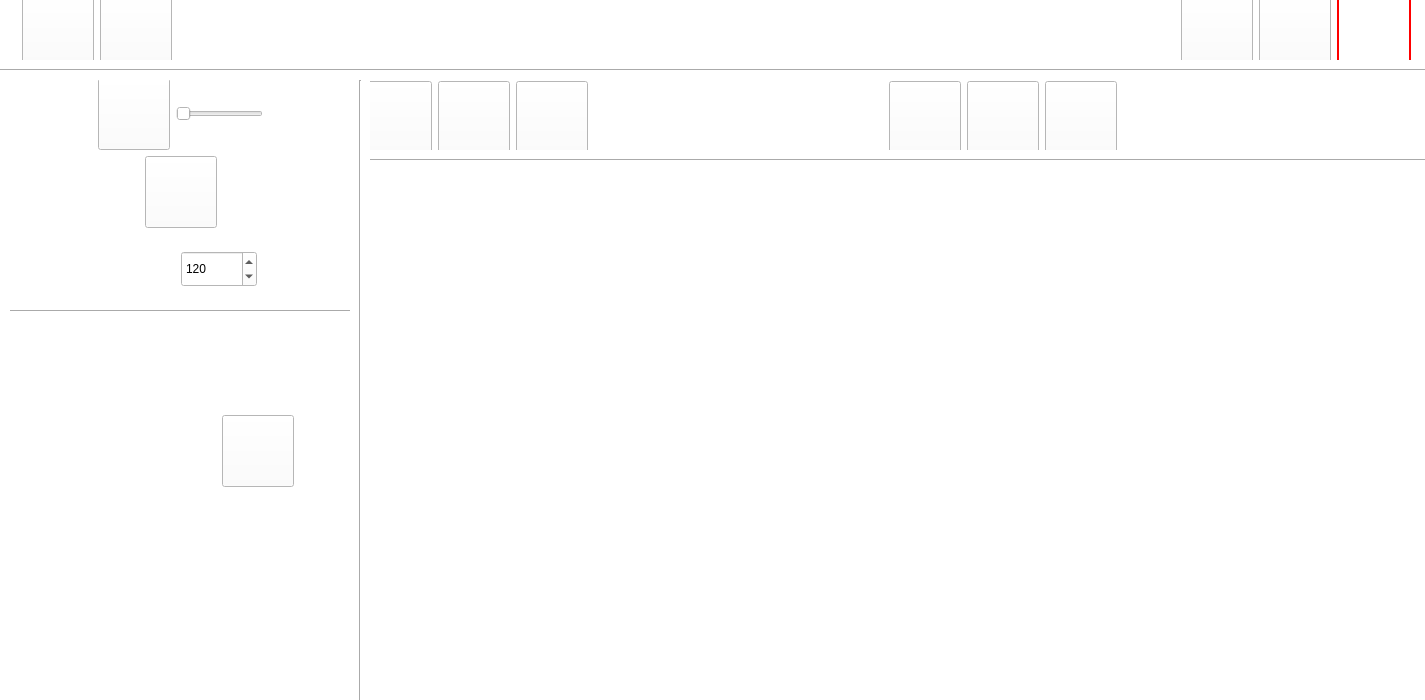
<?xml version="1.0" encoding="UTF-8"?>
<ui version="4.0">
 <class>FenEdition</class>
 <widget class="QWidget" name="FenEdition">
  <property name="geometry">
   <rect>
    <x>0</x>
    <y>0</y>
    <width>1425</width>
    <height>700</height>
   </rect>
  </property>
  <property name="windowTitle">
   <string>Fenêtre édition - DrumMastery</string>
  </property>
  <property name="styleSheet">
   <string notr="true">QWidget
{
background-color : white;
}</string>
  </property>
  <widget class="QWidget" name="verticalLayoutWidget">
   <property name="geometry">
    <rect>
     <x>10</x>
     <y>-10</y>
     <width>1401</width>
     <height>76</height>
    </rect>
   </property>
   <layout class="QHBoxLayout" name="horizontalLayout">
    <item>
     <widget class="Line" name="line">
      <property name="orientation">
       <enum>Qt::Horizontal</enum>
      </property>
     </widget>
    </item>
    <item>
     <widget class="Line" name="line_4">
      <property name="orientation">
       <enum>Qt::Horizontal</enum>
      </property>
     </widget>
    </item>
    <item>
     <widget class="QPushButton" name="annuler">
      <property name="styleSheet">
       <string notr="true">QPushButton
{
border-image : url(:/images/MesImages/annuler.png) 0 0 0 0 stretch stretch;
border-width : 0px;
background-position : center;
min-width : 70px;
max-width : 70px;
min-height : 70px;
max-height : 70px;
color : transparent;
}</string>
      </property>
      <property name="text">
       <string>Play</string>
      </property>
     </widget>
    </item>
    <item>
     <widget class="QPushButton" name="retablir">
      <property name="styleSheet">
       <string notr="true">QPushButton
{
border-image : url(:/images/MesImages/retablir.png) 0 0 0 0 stretch stretch;
border-width : 0px;
background-position : center;
min-width : 70px;
max-width : 70px;
min-height : 70px;
max-height : 70px;
color : transparent;
}</string>
      </property>
      <property name="text">
       <string>Play</string>
      </property>
     </widget>
    </item>
    <item>
     <spacer name="horizontalSpacer">
      <property name="orientation">
       <enum>Qt::Horizontal</enum>
      </property>
      <property name="sizeHint" stdset="0">
       <size>
        <width>40</width>
        <height>20</height>
       </size>
      </property>
     </spacer>
    </item>
    <item>
     <widget class="QPushButton" name="boutonRetourArriere">
      <property name="styleSheet">
       <string notr="true">QPushButton
{
border-image : url(:/images/MesImages/retour_arriere.png) 0 0 0 0 stretch stretch;
border-width : 0px;
background-position : center;
min-width : 70px;
max-width : 70px;
min-height : 70px;
max-height : 70px;
color : transparent;
}</string>
      </property>
      <property name="text">
       <string>PushButton</string>
      </property>
     </widget>
    </item>
    <item>
     <widget class="QPushButton" name="boutonLangueFr">
      <property name="styleSheet">
       <string notr="true">QPushButton
{
border-image : url(:/images/MesImages/Fr.png) 0 0 0 0 stretch stretch;
border-width : 0px;
background-position : center;
min-width : 70px;
max-width :70px;
min-height : 70px;
max-height : 70px;
color : transparent;
}</string>
      </property>
      <property name="text">
       <string>PushButton</string>
      </property>
     </widget>
    </item>
    <item>
     <widget class="QPushButton" name="boutonAide">
      <property name="styleSheet">
       <string notr="true">QPushButton
{
border-image : url(:/images/MesImages/Aide.png) 0 0 0 0 stretch stretch;
border-width : 2px;
background-position : center;
min-width : 70px;
max-width : 70px;
min-height : 70px;
max-height : 70px;
color : transparent;
border-color : red;
border-style : solid;
}</string>
      </property>
      <property name="text">
       <string>PushButton</string>
      </property>
     </widget>
    </item>
   </layout>
  </widget>
  <widget class="QWidget" name="horizontalLayoutWidget">
   <property name="geometry">
    <rect>
     <x>360</x>
     <y>80</y>
     <width>1051</width>
     <height>74</height>
    </rect>
   </property>
   <layout class="QHBoxLayout" name="horizontalLayout_2">
    <item>
     <widget class="QPushButton" name="boutonPlayPause">
      <property name="styleSheet">
       <string notr="true">QPushButton
{
border-image : url(:/images/MesImages/playoff.png) 0 0 0 0 stretch stretch;
border-width : 0px;
background-position : center;
min-width : 70px;
max-width : 70px;
min-height : 70px;
max-height : 70px;
color : transparent;
}</string>
      </property>
      <property name="text">
       <string>Play</string>
      </property>
     </widget>
    </item>
    <item>
     <widget class="QPushButton" name="record">
      <property name="styleSheet">
       <string notr="true">QPushButton
{
border-image : url(:/images/MesImages/plyoff.png) 0 0 0 0 stretch stretch;
border-width : 0px;
background-position : center;
min-width : 70px;
max-width : 70px;
min-height : 70px;
max-height : 70px;
color : transparent;
}</string>
      </property>
      <property name="text">
       <string>Play</string>
      </property>
     </widget>
    </item>
    <item>
     <widget class="QPushButton" name="stop">
      <property name="styleSheet">
       <string notr="true">QPushButton
{
border-image : url(:/images/MesIages/playoff.png) 0 0 0 0 stretch stretch;
border-width : 0px;
background-position : center;
min-width : 70px;
max-width : 70px;
min-height : 70px;
max-height : 70px;
color : transparent;
}</string>
      </property>
      <property name="text">
       <string>Play</string>
      </property>
     </widget>
    </item>
    <item>
     <spacer name="horizontalSpacer_24">
      <property name="orientation">
       <enum>Qt::Horizontal</enum>
      </property>
      <property name="sizeHint" stdset="0">
       <size>
        <width>40</width>
        <height>20</height>
       </size>
      </property>
     </spacer>
    </item>
    <item>
     <widget class="QPushButton" name="nouveau">
      <property name="styleSheet">
       <string notr="true">QPushButton
{
border-image : url(:/images/MesImages/nouveau.png) 0 0 0 0 stretch stretch;
border-width : 0px;
background-position : center;
min-width : 70px;
max-width : 70px;
min-height : 70px;
max-height : 70px;
color : transparent;
}</string>
      </property>
      <property name="text">
       <string>PushButton</string>
      </property>
     </widget>
    </item>
    <item>
     <widget class="QPushButton" name="ouvrirExploreur">
      <property name="styleSheet">
       <string notr="true">QPushButton
{
border-image : url(:/images/MesImages/ouvrir.png) 0 0 0 0 stretch stretch;
border-width : 0px;
background-position : center;
min-width : 70px;
max-width : 70px;
min-height : 70px;
max-height : 70px;
color : transparent;
}</string>
      </property>
      <property name="text">
       <string>PushButton</string>
      </property>
     </widget>
    </item>
    <item>
     <widget class="QPushButton" name="pushButton">
      <property name="styleSheet">
       <string notr="true">QPushButton
{
border-image : url(:/images/MesImages/save.png) 0 0 0 0 stretch stretch;
border-width : 0px;
background-position : center;
min-width : 70px;
max-width : 70px;
min-height : 70px;
max-height : 70px;
color : transparent;
}</string>
      </property>
      <property name="text">
       <string>PushButton</string>
      </property>
     </widget>
    </item>
    <item>
     <spacer name="horizontalSpacer_2">
      <property name="orientation">
       <enum>Qt::Horizontal</enum>
      </property>
      <property name="sizeHint" stdset="0">
       <size>
        <width>40</width>
        <height>20</height>
       </size>
      </property>
     </spacer>
    </item>
   </layout>
  </widget>
  <widget class="QWidget" name="verticalLayoutWidget_2">
   <property name="geometry">
    <rect>
     <x>10</x>
     <y>78</y>
     <width>341</width>
     <height>601</height>
    </rect>
   </property>
   <layout class="QVBoxLayout" name="verticalLayout">
    <item>
     <layout class="QHBoxLayout" name="horizontalLayout_3">
      <item>
       <spacer name="horizontalSpacer_21">
        <property name="orientation">
         <enum>Qt::Horizontal</enum>
        </property>
        <property name="sizeHint" stdset="0">
         <size>
          <width>40</width>
          <height>20</height>
         </size>
        </property>
       </spacer>
      </item>
      <item>
       <widget class="QPushButton" name="boutonSonOn">
        <property name="styleSheet">
         <string notr="true">QPushButton
{
border-image : url(:/images/MesImages/volume.png) 0 0 0 0 stretch stretch;
border-width : 0px;
background-position : center;
min-width : 70px;
max-width :70px;
min-height : 70px;
max-height : 70px;
color : transparent;
}</string>
        </property>
        <property name="text">
         <string>son_on</string>
        </property>
       </widget>
      </item>
      <item>
       <widget class="QSlider" name="horizontalSlider">
        <property name="orientation">
         <enum>Qt::Horizontal</enum>
        </property>
       </widget>
      </item>
      <item>
       <spacer name="horizontalSpacer_3">
        <property name="orientation">
         <enum>Qt::Horizontal</enum>
        </property>
        <property name="sizeHint" stdset="0">
         <size>
          <width>40</width>
          <height>20</height>
         </size>
        </property>
       </spacer>
      </item>
     </layout>
    </item>
    <item>
     <layout class="QHBoxLayout" name="horizontalLayout_4">
      <item>
       <spacer name="horizontalSpacer_20">
        <property name="orientation">
         <enum>Qt::Horizontal</enum>
        </property>
        <property name="sizeHint" stdset="0">
         <size>
          <width>40</width>
          <height>20</height>
         </size>
        </property>
       </spacer>
      </item>
      <item>
       <widget class="QPushButton" name="boutonMetronome">
        <property name="styleSheet">
         <string notr="true">QPushButton
{
border-image : url(:/images/MesImages/metronome_on.png) 0 0 0 0 stretch stretch;
border-width : 0px;
background-position : center;
min-width : 70px;
max-width : 70px;
min-height : 70px;
max-height : 70px;
color : transparent;
}</string>
        </property>
        <property name="text">
         <string>PushButton</string>
        </property>
       </widget>
      </item>
      <item>
       <spacer name="horizontalSpacer_4">
        <property name="orientation">
         <enum>Qt::Horizontal</enum>
        </property>
        <property name="sizeHint" stdset="0">
         <size>
          <width>40</width>
          <height>20</height>
         </size>
        </property>
       </spacer>
      </item>
     </layout>
    </item>
    <item>
     <layout class="QHBoxLayout" name="horizontalLayout_9">
      <item>
       <spacer name="horizontalSpacer_23">
        <property name="orientation">
         <enum>Qt::Horizontal</enum>
        </property>
        <property name="sizeHint" stdset="0">
         <size>
          <width>40</width>
          <height>20</height>
         </size>
        </property>
       </spacer>
      </item>
      <item>
       <widget class="QLabel" name="tempo">
        <property name="styleSheet">
         <string notr="true">QLabel
{
border-image : url(:/images/MesImages/tempo.png) 0 0 0 0 stretch stretch;
border-width : 0px;
background-position : center;
min-width : 70px;
max-width : 70px;
min-height : 70px;
max-height : 70px;
color : transparent;
}</string>
        </property>
        <property name="text">
         <string/>
        </property>
        <property name="pixmap">
         <pixmap resource="ressources.qrc">:/images/MesImages/tempo.png</pixmap>
        </property>
       </widget>
      </item>
      <item>
       <widget class="QSpinBox" name="spinBox">
        <property name="styleSheet">
         <string notr="true">QSpinBox
{
min-width : 70px;
max-width : 70px;
min-height : 30px;
max-height : 30px;
}</string>
        </property>
        <property name="minimum">
         <number>60</number>
        </property>
        <property name="maximum">
         <number>200</number>
        </property>
        <property name="value">
         <number>120</number>
        </property>
       </widget>
      </item>
      <item>
       <spacer name="horizontalSpacer_22">
        <property name="orientation">
         <enum>Qt::Horizontal</enum>
        </property>
        <property name="sizeHint" stdset="0">
         <size>
          <width>40</width>
          <height>20</height>
         </size>
        </property>
       </spacer>
      </item>
     </layout>
    </item>
    <item>
     <widget class="Line" name="line_5">
      <property name="orientation">
       <enum>Qt::Horizontal</enum>
      </property>
     </widget>
    </item>
    <item>
     <layout class="QHBoxLayout" name="horizontalLayout_5">
      <item>
       <spacer name="horizontalSpacer_5">
        <property name="orientation">
         <enum>Qt::Horizontal</enum>
        </property>
        <property name="sizeHint" stdset="0">
         <size>
          <width>40</width>
          <height>20</height>
         </size>
        </property>
       </spacer>
      </item>
      <item>
       <widget class="QLabel" name="blanche">
        <property name="text">
         <string/>
        </property>
        <property name="pixmap">
         <pixmap resource="ressources.qrc">:/notes/MesNotes/blanche.gif</pixmap>
        </property>
       </widget>
      </item>
      <item>
       <spacer name="horizontalSpacer_7">
        <property name="orientation">
         <enum>Qt::Horizontal</enum>
        </property>
        <property name="sizeHint" stdset="0">
         <size>
          <width>40</width>
          <height>20</height>
         </size>
        </property>
       </spacer>
      </item>
      <item>
       <widget class="QLabel" name="noire">
        <property name="enabled">
         <bool>true</bool>
        </property>
        <property name="text">
         <string/>
        </property>
        <property name="pixmap">
         <pixmap resource="ressources.qrc">:/notes/MesNotes/noire.gif</pixmap>
        </property>
       </widget>
      </item>
      <item>
       <spacer name="horizontalSpacer_6">
        <property name="orientation">
         <enum>Qt::Horizontal</enum>
        </property>
        <property name="sizeHint" stdset="0">
         <size>
          <width>40</width>
          <height>20</height>
         </size>
        </property>
       </spacer>
      </item>
     </layout>
    </item>
    <item>
     <layout class="QHBoxLayout" name="horizontalLayout_6">
      <item>
       <spacer name="horizontalSpacer_8">
        <property name="orientation">
         <enum>Qt::Horizontal</enum>
        </property>
        <property name="sizeHint" stdset="0">
         <size>
          <width>40</width>
          <height>20</height>
         </size>
        </property>
       </spacer>
      </item>
      <item>
       <widget class="QLabel" name="doubleCroche">
        <property name="text">
         <string/>
        </property>
        <property name="pixmap">
         <pixmap resource="ressources.qrc">:/notes/MesNotes/double-croche.gif</pixmap>
        </property>
       </widget>
      </item>
      <item>
       <spacer name="horizontalSpacer_10">
        <property name="orientation">
         <enum>Qt::Horizontal</enum>
        </property>
        <property name="sizeHint" stdset="0">
         <size>
          <width>40</width>
          <height>20</height>
         </size>
        </property>
       </spacer>
      </item>
      <item>
       <widget class="QLabel" name="croche">
        <property name="styleSheet">
         <string notr="true">QLabel
{
height : 200px;
}</string>
        </property>
        <property name="text">
         <string/>
        </property>
        <property name="pixmap">
         <pixmap resource="ressources.qrc">:/notes/MesNotes/croche.gif</pixmap>
        </property>
       </widget>
      </item>
      <item>
       <spacer name="horizontalSpacer_11">
        <property name="orientation">
         <enum>Qt::Horizontal</enum>
        </property>
        <property name="sizeHint" stdset="0">
         <size>
          <width>40</width>
          <height>20</height>
         </size>
        </property>
       </spacer>
      </item>
      <item>
       <widget class="QLabel" name="tripleCroche">
        <property name="text">
         <string/>
        </property>
        <property name="pixmap">
         <pixmap>:/notes/MesNotes/triple-croche.png</pixmap>
        </property>
       </widget>
      </item>
      <item>
       <widget class="QPushButton" name="pushButton_3">
        <property name="styleSheet">
         <string notr="true">QPushButton
{
border-image : url(:/notes/MesNotes/tripleCroche.jpg) 0 0 0 0 stretch stretch;
border-width : 0px;
background-position : center;
min-width : 70px;
max-width : 70px;
min-height : 70px;
max-height : 70px;
color : transparent;
}</string>
        </property>
        <property name="text">
         <string>PushButton</string>
        </property>
       </widget>
      </item>
      <item>
       <spacer name="horizontalSpacer_9">
        <property name="orientation">
         <enum>Qt::Horizontal</enum>
        </property>
        <property name="sizeHint" stdset="0">
         <size>
          <width>40</width>
          <height>20</height>
         </size>
        </property>
       </spacer>
      </item>
     </layout>
    </item>
    <item>
     <layout class="QHBoxLayout" name="horizontalLayout_7">
      <item>
       <spacer name="horizontalSpacer_12">
        <property name="orientation">
         <enum>Qt::Horizontal</enum>
        </property>
        <property name="sizeHint" stdset="0">
         <size>
          <width>40</width>
          <height>20</height>
         </size>
        </property>
       </spacer>
      </item>
      <item>
       <widget class="QLabel" name="soupir">
        <property name="text">
         <string/>
        </property>
        <property name="pixmap">
         <pixmap resource="ressources.qrc">:/notes/MesNotes/soupir.png</pixmap>
        </property>
       </widget>
      </item>
      <item>
       <spacer name="horizontalSpacer_14">
        <property name="orientation">
         <enum>Qt::Horizontal</enum>
        </property>
        <property name="sizeHint" stdset="0">
         <size>
          <width>40</width>
          <height>20</height>
         </size>
        </property>
       </spacer>
      </item>
      <item>
       <widget class="QLabel" name="demiSoupir">
        <property name="text">
         <string/>
        </property>
        <property name="pixmap">
         <pixmap resource="ressources.qrc">:/notes/MesNotes/demi-soupir.png</pixmap>
        </property>
       </widget>
      </item>
      <item>
       <spacer name="horizontalSpacer_15">
        <property name="orientation">
         <enum>Qt::Horizontal</enum>
        </property>
        <property name="sizeHint" stdset="0">
         <size>
          <width>40</width>
          <height>20</height>
         </size>
        </property>
       </spacer>
      </item>
      <item>
       <widget class="QLabel" name="quartDeSoupir">
        <property name="text">
         <string/>
        </property>
        <property name="pixmap">
         <pixmap resource="ressources.qrc">:/notes/MesNotes/quart de soupir.png</pixmap>
        </property>
       </widget>
      </item>
      <item>
       <spacer name="horizontalSpacer_16">
        <property name="orientation">
         <enum>Qt::Horizontal</enum>
        </property>
        <property name="sizeHint" stdset="0">
         <size>
          <width>40</width>
          <height>20</height>
         </size>
        </property>
       </spacer>
      </item>
      <item>
       <widget class="QLabel" name="huitiemeDeSoupir">
        <property name="text">
         <string/>
        </property>
        <property name="pixmap">
         <pixmap resource="ressources.qrc">:/notes/MesNotes/huitième de soupir.png</pixmap>
        </property>
       </widget>
      </item>
      <item>
       <spacer name="horizontalSpacer_13">
        <property name="orientation">
         <enum>Qt::Horizontal</enum>
        </property>
        <property name="sizeHint" stdset="0">
         <size>
          <width>40</width>
          <height>20</height>
         </size>
        </property>
       </spacer>
      </item>
     </layout>
    </item>
    <item>
     <layout class="QHBoxLayout" name="horizontalLayout_8">
      <item>
       <spacer name="horizontalSpacer_17">
        <property name="orientation">
         <enum>Qt::Horizontal</enum>
        </property>
        <property name="sizeHint" stdset="0">
         <size>
          <width>40</width>
          <height>20</height>
         </size>
        </property>
       </spacer>
      </item>
      <item>
       <widget class="QLabel" name="pause">
        <property name="text">
         <string/>
        </property>
        <property name="pixmap">
         <pixmap resource="ressources.qrc">:/notes/MesNotes/pause.png</pixmap>
        </property>
       </widget>
      </item>
      <item>
       <spacer name="horizontalSpacer_19">
        <property name="orientation">
         <enum>Qt::Horizontal</enum>
        </property>
        <property name="sizeHint" stdset="0">
         <size>
          <width>40</width>
          <height>20</height>
         </size>
        </property>
       </spacer>
      </item>
      <item>
       <widget class="QLabel" name="demiPause">
        <property name="text">
         <string/>
        </property>
        <property name="pixmap">
         <pixmap resource="ressources.qrc">:/notes/MesNotes/demi-pause.png</pixmap>
        </property>
       </widget>
      </item>
      <item>
       <spacer name="horizontalSpacer_18">
        <property name="orientation">
         <enum>Qt::Horizontal</enum>
        </property>
        <property name="sizeHint" stdset="0">
         <size>
          <width>40</width>
          <height>20</height>
         </size>
        </property>
       </spacer>
      </item>
     </layout>
    </item>
   </layout>
  </widget>
  <widget class="Timer" name="PartitionEdition" native="true">
   <property name="geometry">
    <rect>
     <x>550</x>
     <y>250</y>
     <width>651</width>
     <height>421</height>
    </rect>
   </property>
   <property name="focusPolicy">
    <enum>Qt::StrongFocus</enum>
   </property>
  </widget>
  <widget class="Line" name="line_2">
   <property name="geometry">
    <rect>
     <x>350</x>
     <y>150</y>
     <width>1091</width>
     <height>20</height>
    </rect>
   </property>
   <property name="orientation">
    <enum>Qt::Horizontal</enum>
   </property>
  </widget>
  <widget class="Line" name="line_3">
   <property name="geometry">
    <rect>
     <x>350</x>
     <y>80</y>
     <width>20</width>
     <height>641</height>
    </rect>
   </property>
   <property name="orientation">
    <enum>Qt::Vertical</enum>
   </property>
  </widget>
  <widget class="Line" name="line_6">
   <property name="geometry">
    <rect>
     <x>-20</x>
     <y>60</y>
     <width>1451</width>
     <height>20</height>
    </rect>
   </property>
   <property name="orientation">
    <enum>Qt::Horizontal</enum>
   </property>
  </widget>
 </widget>
 <customwidgets>
  <customwidget>
   <class>Timer</class>
   <extends>QWidget</extends>
   <header location="global">timer.h</header>
   <container>1</container>
  </customwidget>
 </customwidgets>
 <resources>
  <include location="ressources.qrc"/>
 </resources>
 <connections/>
</ui>
